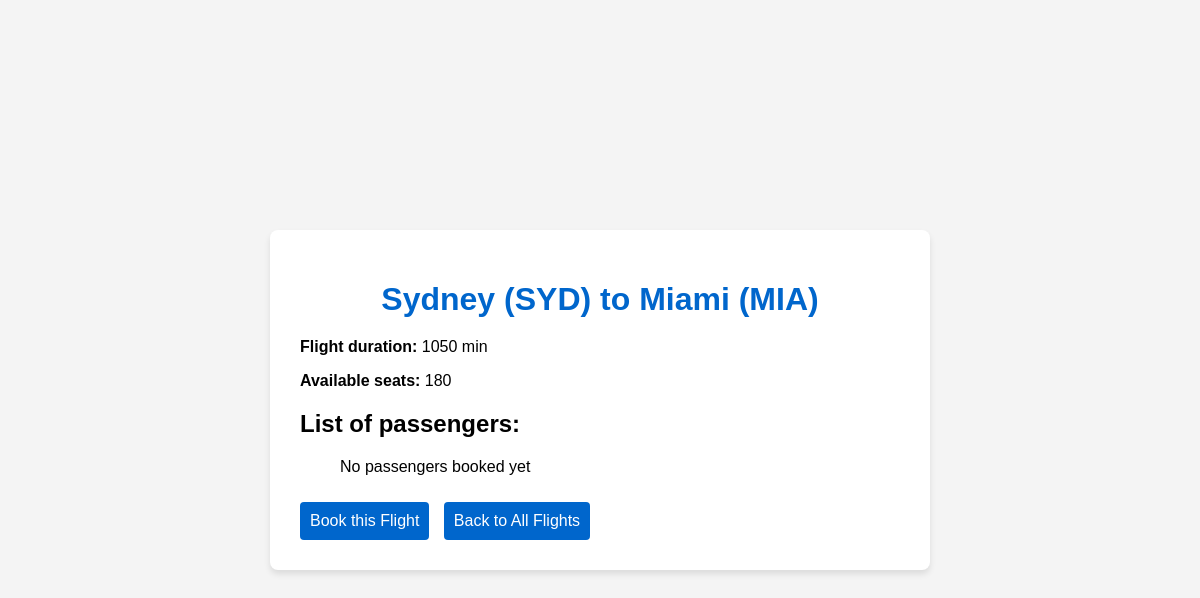
The page /flight/9/ on the database as committed earlier.
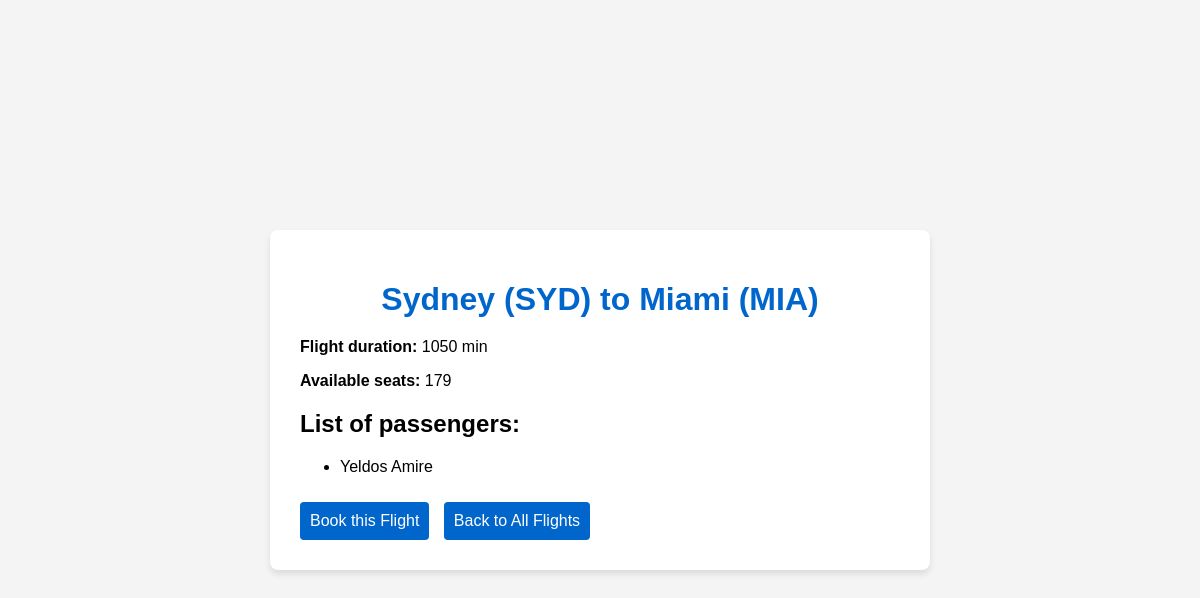
The same page on the database as committed later.
### flights/models.py (models this page shows, shortened)
class Booking(models.Model):
    passenger = models.ForeignKey(Passenger, on_delete=models.CASCADE)
    flight = models.ForeignKey(Flight, on_delete=models.CASCADE)
    booking_code = models.UUIDField(
        default=uuid.uuid4,
        editable=False,
        unique=True
    )
    created_at = models.DateTimeField(auto_now_add=True)

class Passenger(models.Model):
    name = models.CharField(max_length=200)
    email = models.EmailField(unique=True)

### flights/views.py (the view)
# urls.py: path('flight/<int:flight_id>/', views.flight_detail, name='flight_detail'),
def flight_detail(request, flight_id):
    flight = get_object_or_404(Flight, id=flight_id)
    booked_passengers = flight.booking_set.all()
    remaining_seats = flight.remaining_seats()
    return render(request, 'flights/flight_detail.html', {
        'flight': flight,
        'booked_passengers': booked_passengers,
        'remaining_seats': remaining_seats
    })

### flights/models.py (called while the page is built)
    def remaining_seats(self):
        return self.capacity - self.booking_set.count()

### flights/templates/flights/flight_detail.html (shortened to what this page needs)
{% load static %}
<!DOCTYPE html>
<html lang="en">
<head>
    <link rel="stylesheet" href="{% static 'css/styles.css' %}">
</head>
<body>
    <div class="container">
        <h1>{{ flight.origin.city }} ({{ flight.origin.code }}) to {{ flight.destination.city }} ({{ flight.destination.code }})</h1>
        <div class="flight-info">
            <p><strong>Flight duration:</strong> {{ flight.duration }} min</p>
            <p><strong>Available seats:</strong> {{ remaining_seats }}</p>
            <h2>List of passengers:</h2>
            <ul>
                {% for booking in booked_passengers %}
                    <li>{{ booking.passenger.name }}</li>
                {% empty %}
                    <p>No passengers booked yet</p>
                {% endfor %}
            </ul>
            <div class="actions">
                <a href="{% url 'book_flight' flight.id %}" class="book-button">Book this Flight</a>
                <a href="{% url 'index' %}" class="back-button">Back to All Flights</a>
            </div>
        </div>
    </div>
</body>
</html>

Rows that differ between the two databases and show on the page:
added Booking: passenger.name "Yeldos Amire"
Other text that changed with them:
{{ remaining_seats }}: "180" → "179"
text no longer shown: "No passengers booked yet"
